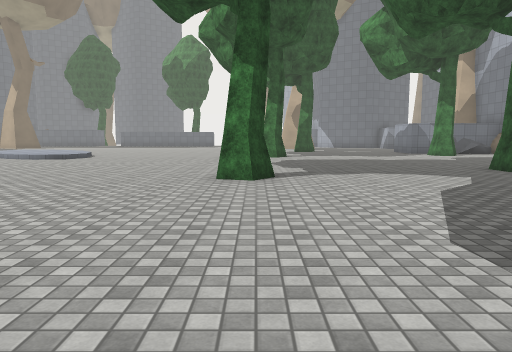
view 1 (above)

24 first-person views from a walk through a Unity game level. The camera is 1.4 m above the floor, tilts 6° down and sees 70° across. The floor is counted in squares, 2 m on a side. Each view is taken from the middle of a square. On the plan, view 1 faces up. The plan holds only what a view shows up to about 11 squares ahead; the rest is blank. The place goes on beyond the plan. The player is left out. Surface patterns are stand-ins for the level's own textures.

view 2
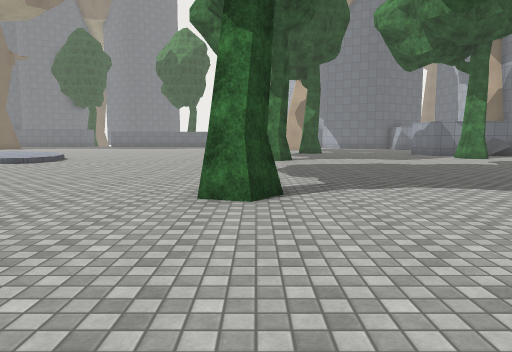

view 3
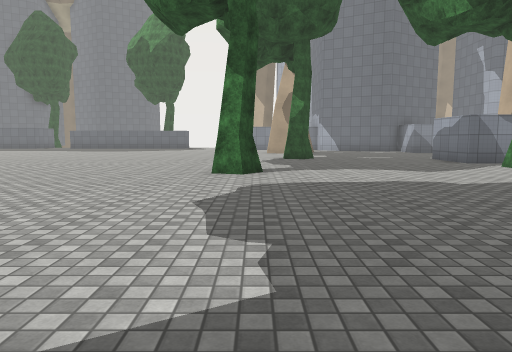

view 4
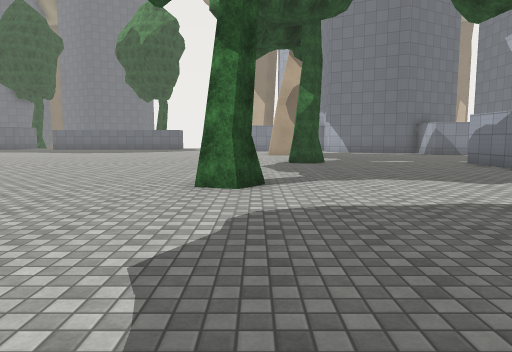

view 5
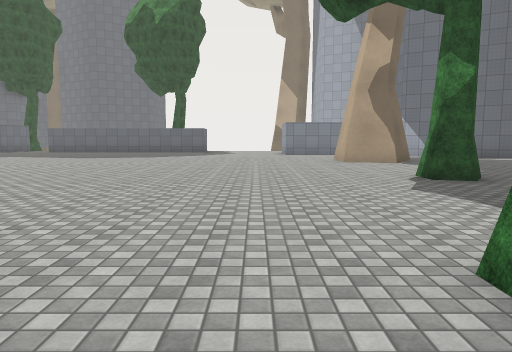

view 6
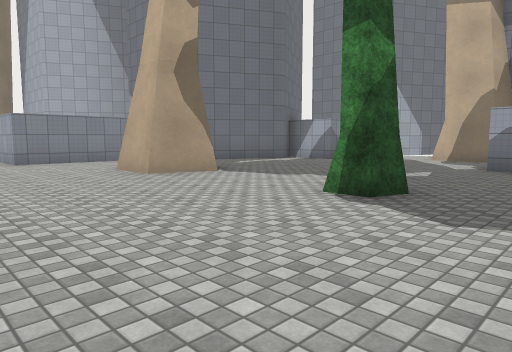

view 7
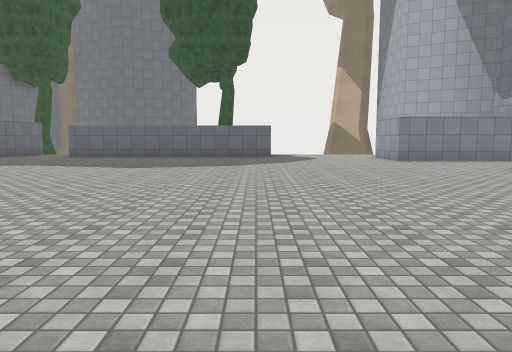

view 8
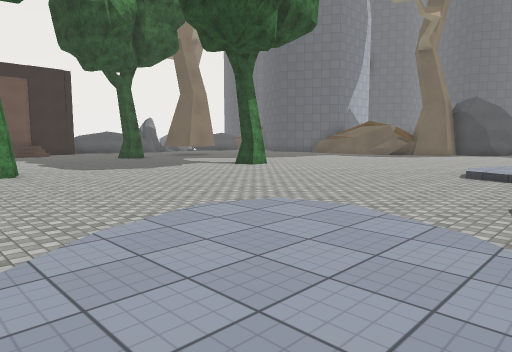

view 9
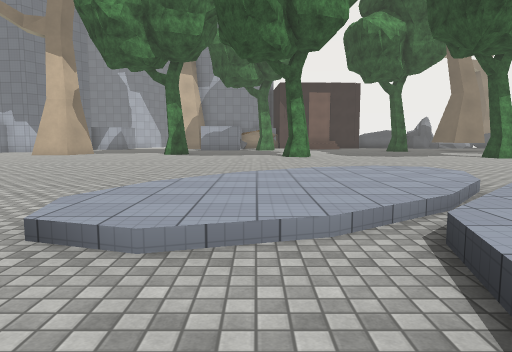

view 10
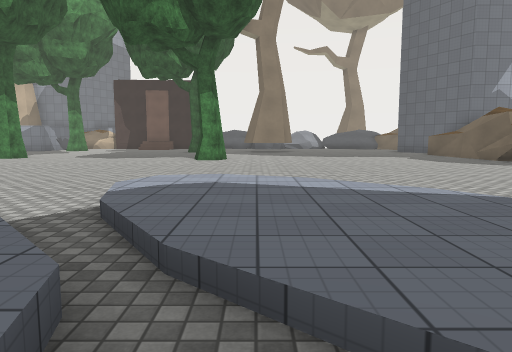

view 11
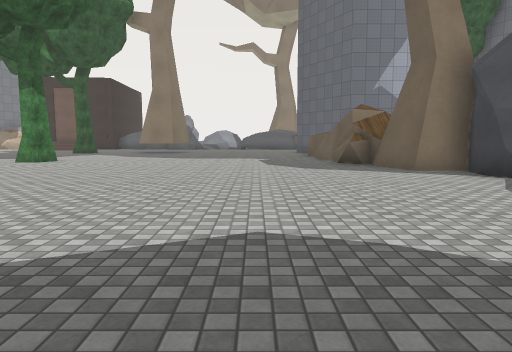

view 12
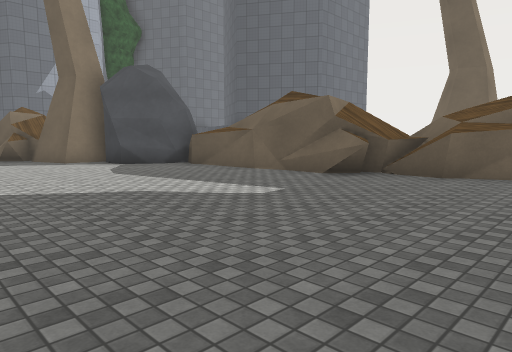

view 13
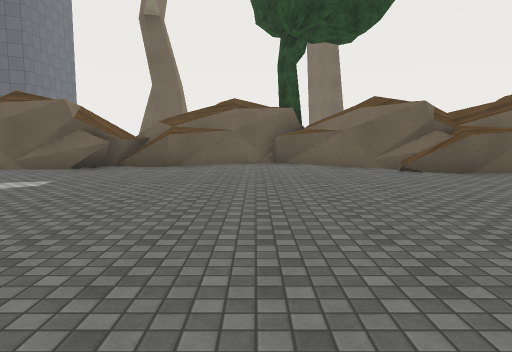

view 14
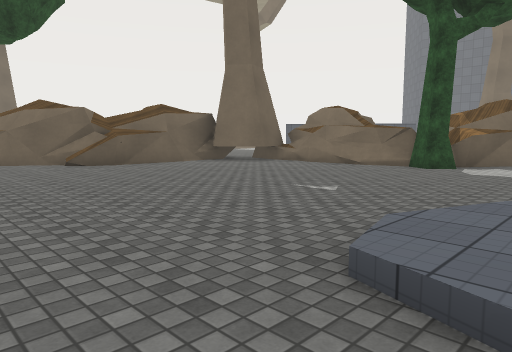

view 15
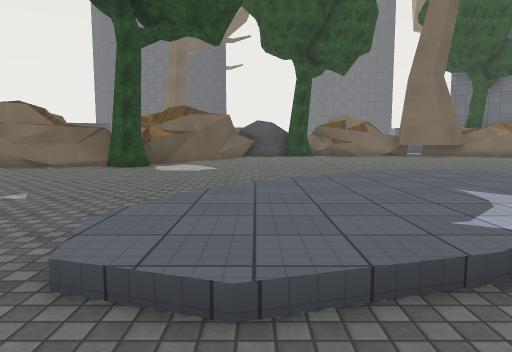

view 16
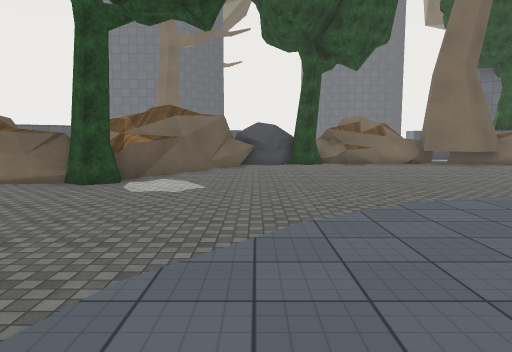

view 17
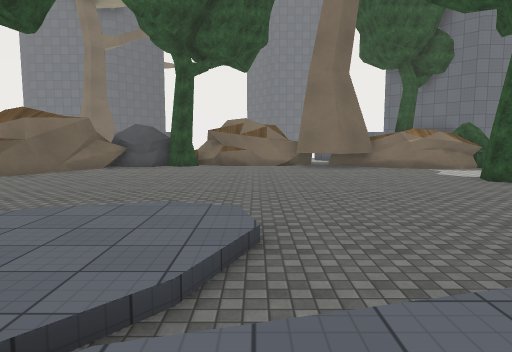

view 18
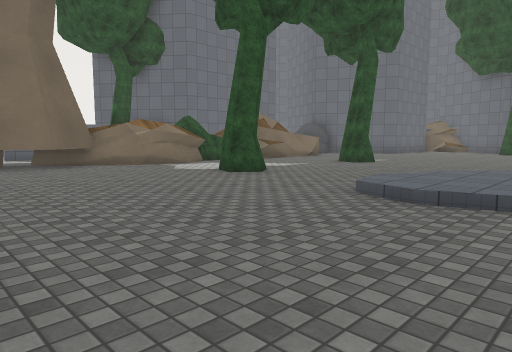

view 19
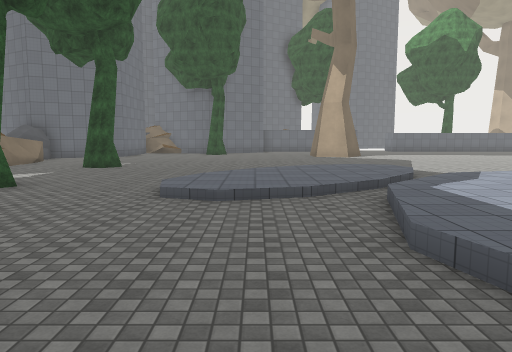

view 20
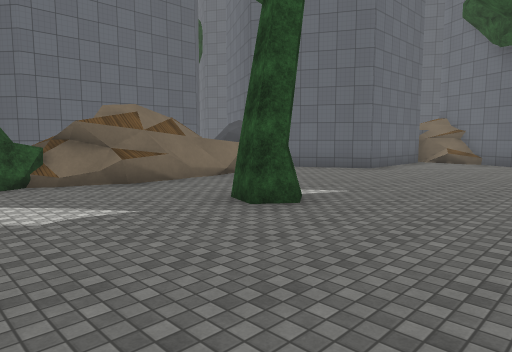

view 21
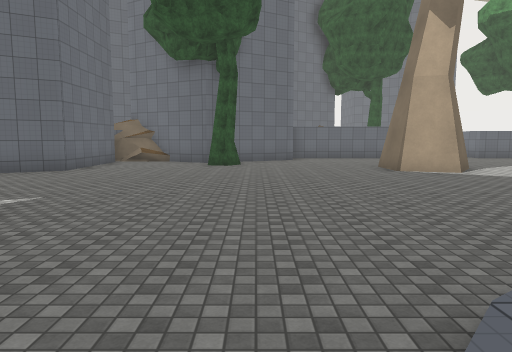

view 22
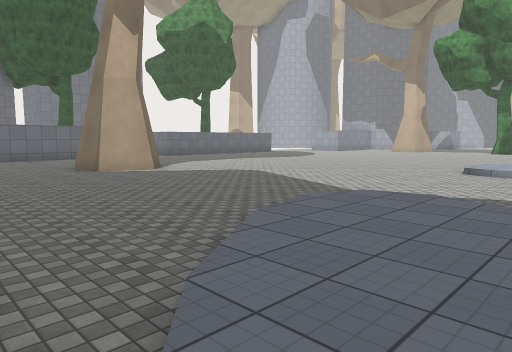

view 23
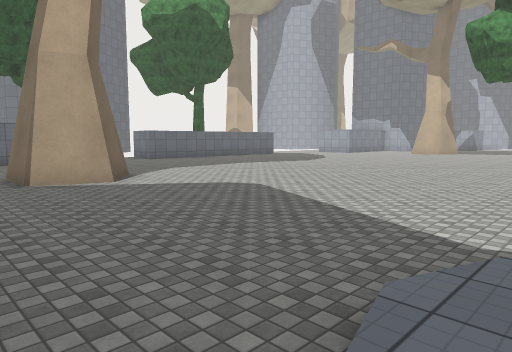

view 24
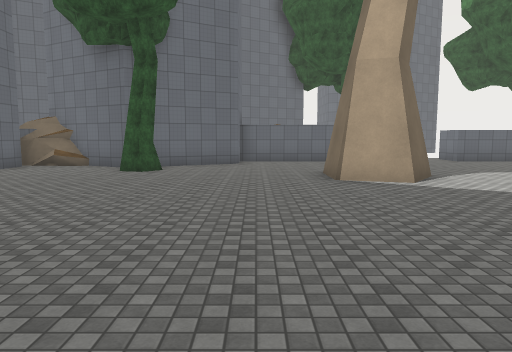

### Floor plan
Key: @ floor where view 1 was taken; # wall or solid block; . main floor; : floor 0.25 m higher than the main floor; + floor 0.5 m higher than the main floor; / step, stairs or slope; = window, fence, low wall or low ledge; ^ raised ledge; O other object.
Columns run from 27 left of view 1 to 7 right of it. Each row starts with its distance up from view 1.
 28                             #
 27   #####.....  ..............####
 26   #...O.....  .................
 25   #........# .................
 24  ##........##................# ...
 23 ##..........#................##....
 22  ..................................
 21  .................................
 20 O..................................
 19 =..................................
 18 #..OO........................OO...#
 17 #................/................#
 16 =......../::..../::/..............#
 15 O......./:::.....:::/.............O
 14 #....../:::/// ///:::/......O.....O
 13 #..O...::://+   +//::/......O......
 12 #......//./++     //:/.............
 11 #.........++       ................
 10 #......../+        ...............
  9 ..........+        ...............
  8 .......//.++       ..............O
  7 ......./::/      +/........O.....
  6 ......./:::/    +//::......O....
  5 ........::::.  ./:::/...........
  4 ......../:::..  ::::/..........
  3 #.........//..   ::/..........
  2 ###...........    ............
  1   ##O..........  ............
  0    ##......................@
 -1     #.......................
 -2     #.......................
 -3     #....................#^#
 -4     ##.................O##^
 -5      #####............OOO
 -6          ##......#####OO
 -7           ##...#^#
 -8            ######

Where each view was taken, in squares from view 1:
view 1: 0 up, 0 right, facing up
view 2: 2 up, 0 right, facing up
view 3: 6 up, 1 right, facing up
view 4: 8 up, 1 right, facing up
view 5: 12 up, 1 left, facing up
view 6: 16 up, 2 left, facing up-right
view 7: 16 up, 4 left, facing up
view 8: 15 up, 9 left, facing down-right
view 9: 15 up, 13 left, facing right
view 10: 5 up, 12 left, facing right
view 11: 0 up, 11 left, facing right
view 12: 0 up, 14 left, facing down-right
view 13: 2 up, 14 left, facing down
view 14: 4 up, 14 left, facing down-left
view 15: 4 up, 14 left, facing left
view 16: 4 up, 16 left, facing left
view 17: 8 up, 16 left, facing left
view 18: 8 up, 18 left, facing up-left
view 19: 7 up, 19 left, facing up
view 20: 14 up, 20 left, facing up-left
view 21: 14 up, 20 left, facing up
view 22: 14 up, 20 left, facing up-right
view 23: 16 up, 18 left, facing up-right
view 24: 16 up, 18 left, facing up
